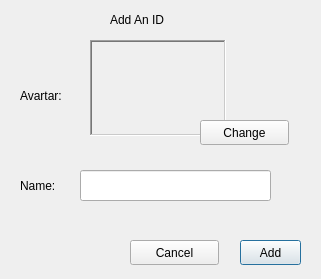
<?xml version="1.0" encoding="UTF-8"?>
<ui version="4.0">
 <class>add_id_form</class>
 <widget class="QDialog" name="add_id_form">
  <property name="geometry">
   <rect>
    <x>0</x>
    <y>0</y>
    <width>321</width>
    <height>279</height>
   </rect>
  </property>
  <property name="windowTitle">
   <string>Dialog</string>
  </property>
  <widget class="QPushButton" name="btnAdd">
   <property name="geometry">
    <rect>
     <x>240</x>
     <y>240</y>
     <width>61</width>
     <height>25</height>
    </rect>
   </property>
   <property name="text">
    <string>Add</string>
   </property>
  </widget>
  <widget class="QPushButton" name="btnCancel">
   <property name="geometry">
    <rect>
     <x>130</x>
     <y>240</y>
     <width>89</width>
     <height>25</height>
    </rect>
   </property>
   <property name="text">
    <string>Cancel</string>
   </property>
  </widget>
  <widget class="QLineEdit" name="lineName">
   <property name="geometry">
    <rect>
     <x>80</x>
     <y>170</y>
     <width>191</width>
     <height>31</height>
    </rect>
   </property>
   <property name="text">
    <string/>
   </property>
   <property name="maxLength">
    <number>20</number>
   </property>
   <property name="dragEnabled">
    <bool>false</bool>
   </property>
  </widget>
  <widget class="QLabel" name="label">
   <property name="geometry">
    <rect>
     <x>20</x>
     <y>170</y>
     <width>51</width>
     <height>31</height>
    </rect>
   </property>
   <property name="text">
    <string>Name:</string>
   </property>
  </widget>
  <widget class="QLabel" name="lblAvatar">
   <property name="geometry">
    <rect>
     <x>90</x>
     <y>40</y>
     <width>136</width>
     <height>96</height>
    </rect>
   </property>
   <property name="sizePolicy">
    <sizepolicy hsizetype="Preferred" vsizetype="Preferred">
     <horstretch>7</horstretch>
     <verstretch>0</verstretch>
    </sizepolicy>
   </property>
   <property name="autoFillBackground">
    <bool>true</bool>
   </property>
   <property name="frameShape">
    <enum>QFrame::WinPanel</enum>
   </property>
   <property name="frameShadow">
    <enum>QFrame::Sunken</enum>
   </property>
   <property name="text">
    <string/>
   </property>
  </widget>
  <widget class="QLabel" name="label_2">
   <property name="geometry">
    <rect>
     <x>20</x>
     <y>80</y>
     <width>67</width>
     <height>31</height>
    </rect>
   </property>
   <property name="text">
    <string>Avartar:</string>
   </property>
  </widget>
  <widget class="QPushButton" name="btnChange">
   <property name="geometry">
    <rect>
     <x>200</x>
     <y>120</y>
     <width>89</width>
     <height>25</height>
    </rect>
   </property>
   <property name="text">
    <string>Change</string>
   </property>
  </widget>
  <widget class="QLabel" name="label_3">
   <property name="geometry">
    <rect>
     <x>110</x>
     <y>10</y>
     <width>141</width>
     <height>20</height>
    </rect>
   </property>
   <property name="text">
    <string>Add An ID</string>
   </property>
  </widget>
 </widget>
 <resources/>
 <connections/>
</ui>
